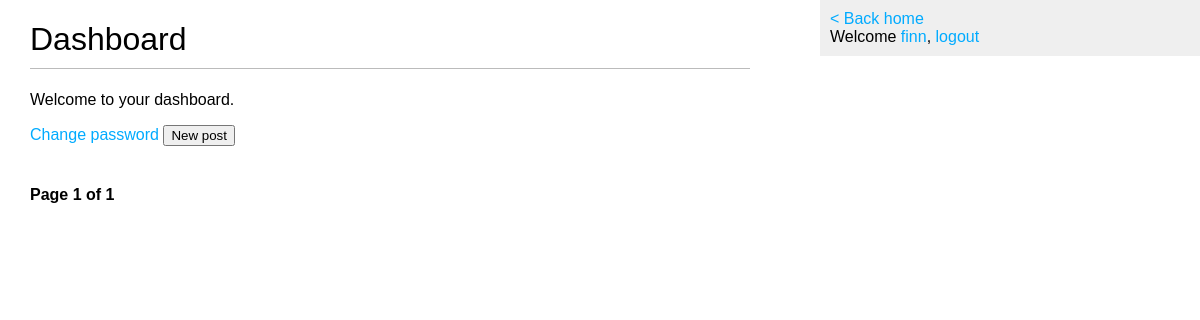
Page /dashboard/ (signed in) on the earlier database version.
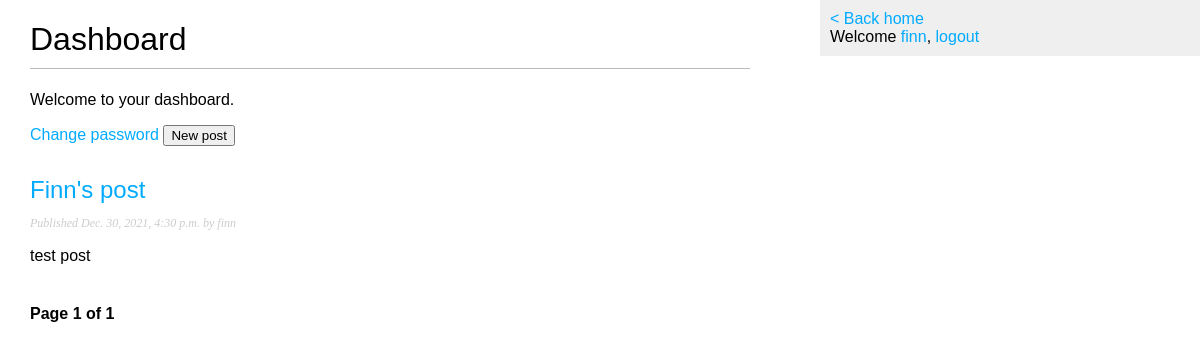
Same page on the later database version.
### blog/models.py (models this page shows, shortened)
class Post(models.Model):
    STATUS_CHOICES = (
        ("draft", "Draft"),
        ("published", "Published"),
    )
    title = models.CharField(max_length=250)
    slug = models.SlugField(max_length=250, unique_for_date="publish")
    author = models.ForeignKey(User,
        on_delete=models.CASCADE,
        related_name="blog_posts")
    body = models.TextField()
    publish = models.DateTimeField(default=timezone.now)
    created = models.DateTimeField(auto_now_add=True)
    updated = models.DateTimeField(auto_now_add=True)
    status = models.CharField(max_length=10, choices=STATUS_CHOICES, default="draft")
    objects = models.Manager()
    published = PublishedManager()
    class Meta:
        ordering = ("-publish",)
    def get_absolute_url(self):
        return reverse("blog:post_detail",
                       args=[self.publish.year,
                             self.publish.month,
                             self.publish.day, self.slug])

### blog/views.py (the view)
# urls.py: path("dashboard/", views.dashboard, name="dashboard"),
@login_required
def dashboard(request):
    object_list = Post.published.filter(author=request.user)
    paginator = Paginator(object_list, 4) # 4 posts in each page
    page = request.GET.get('page')
    try:
        posts = paginator.page(page)
    except PageNotAnInteger:
        posts = paginator.page(1)
    except EmptyPage:
        posts = paginator.page(paginator.num_pages)
    return render(request,
                "blog/dashboard.html",
                {'page': page,
                "posts": posts})

### blog/models.py (called while the page is built)
    def get_queryset(self):
        return super(PublishedManager,
                self).get_queryset()\
                    .filter(status='published')

### blog/templates/blog/dashboard.html (shortened to what this page needs)
{% extends "blog/base.html" %}
{% block content %}
    <h1>Dashboard</h1>
    <p>Welcome to your dashboard.</p>
    <a href="{% url 'blog:password_change' %}">Change password</a>
    <button >New post</button>
    {% for post in posts %}
        <h2>
            <a href="{{post.get_absolute_url}}">
                {{ post.title }}
            </a>
        </h2>
        <p class="date">
            Published {{ post.publish }} by {{ post.author }}
        </p>
        {{ post.body|truncatewords:30|linebreaks}}
    {% endfor %}
    {% include "pagination.html" with page=posts %}
{% endblock %}

Differences in the rows shown:
added Post: title "Finn's post", publish "Dec. 30, 2021, 4:30 p.m.", author "finn", body "test post"
